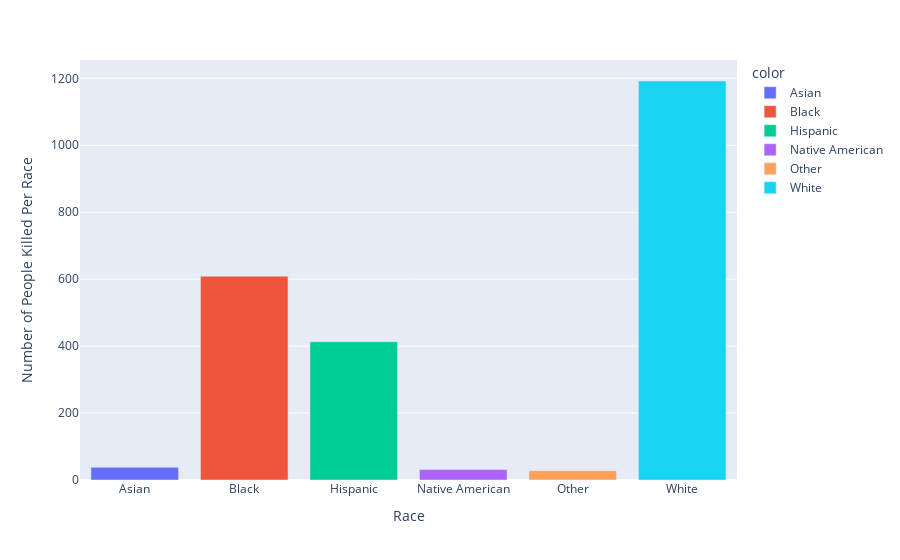

The notebook cell saved with this chart:
### Code cell
fig = px.bar(x=age_race_df['race'], y=age_race_df['id'], 
							hover_name=age_race_df['race'], color=age_race_df['race'],
							color_continuous_scale='Agsunset')
fig.update_layout(xaxis_title='Race', yaxis_title='Number of People Killed Per Race', 
									coloraxis_showscale=False)
fig.update_traces(hovertemplate='Race: %{x} <br>Nr of People Killed: %{y}')
fig.show()

### Figure 1 — Plotly figure (JSON) as saved in the notebook; plotly's stock layout.template omitted (floating-point values rounded to 4 significant figures)
{"data": [{"alignmentgroup": "True", "hovertemplate": "Race: %{x} <br>Nr of People Killed: %{y}", "hovertext": ["Asian"], "legendgroup": "Asian", "marker": {"color": "#636efa", "pattern": {"shape": ""}}, "name": "Asian", "offsetgroup": "Asian", "orientation": "v", "showlegend": true, "textposition": "auto", "type": "bar", "x": ["Asian"], "xaxis": "x", "y": [38], "yaxis": "y"}, {"alignmentgroup": "True", "hovertemplate": "Race: %{x} <br>Nr of People Killed: %{y}", "hovertext": ["Black"], "legendgroup": "Black", "marker": {"color": "#EF553B", "pattern": {"shape": ""}}, "name": "Black", "offsetgroup": "Black", "orientation": "v", "showlegend": true, "textposition": "auto", "type": "bar", "x": ["Black"], "xaxis": "x", "y": [609], "yaxis": "y"}, {"alignmentgroup": "True", "hovertemplate": "Race: %{x} <br>Nr of People Killed: %{y}", "hovertext": ["Hispanic"], "legendgroup": "Hispanic", "marker": {"color": "#00cc96", "pattern": {"shape": ""}}, "name": "Hispanic", "offsetgroup": "Hispanic", "orientation": "v", "showlegend": true, "textposition": "auto", "type": "bar", "x": ["Hispanic"], "xaxis": "x", "y": [413], "yaxis": "y"}, {"alignmentgroup": "True", "hovertemplate": "Race: %{x} <br>Nr of People Killed: %{y}", "hovertext": ["Native American"], "legendgroup": "Native American", "marker": {"color": "#ab63fa", "pattern": {"shape": ""}}, "name": "Native American", "offsetgroup": "Native American", "orientation": "v", "showlegend": true, "textposition": "auto", "type": "bar", "x": ["Native American"], "xaxis": "x", "y": [31], "yaxis": "y"}, {"alignmentgroup": "True", "hovertemplate": "Race: %{x} <br>Nr of People Killed: %{y}", "hovertext": ["Other"], "legendgroup": "Other", "marker": {"color": "#FFA15A", "pattern": {"shape": ""}}, "name": "Other", "offsetgroup": "Other", "orientation": "v", "showlegend": true, "textposition": "auto", "type": "bar", "x": ["Other"], "xaxis": "x", "y": [28], "yaxis": "y"}, {"alignmentgroup": "True", "hovertemplate": "Race: %{x} <br>Nr of People Killed: %{y}", "hovertext": ["White"], "legendgroup": "White", "marker": {"color": "#19d3f3", "pattern": {"shape": ""}}, "name": "White", "offsetgroup": "White", "orientation": "v", "showlegend": true, "textposition": "auto", "type": "bar", "x": ["White"], "xaxis": "x", "y": [1192], "yaxis": "y"}], "layout": {"autosize": true, "barmode": "relative", "coloraxis": {"showscale": false}, "legend": {"title": {"text": "color"}, "tracegroupgap": 0}, "margin": {"t": 60}, "xaxis": {"anchor": "y", "autorange": true, "domain": [0, 1], "range": [-0.5, 5.5], "title": {"text": "Race"}, "type": "category"}, "yaxis": {"anchor": "x", "autorange": true, "domain": [0, 1], "range": [0, 1255.0], "title": {"text": "Number of People Killed Per Race"}, "type": "linear"}}}
